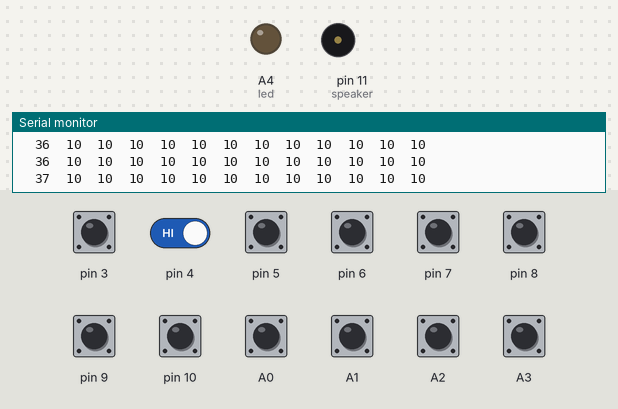
Bench run of a sketch on a simulated Arduino Uno, built with avr-gcc and run on an emulated ATmega328P. Shown: output pins drawn as LEDs (lit = HIGH), buzzer (waves = sounding), the last lines printed to the serial monitor. Inputs (shaded band) come from the test bench; at power-on: A0–3, pin 3–10 HIGH.

Above: at 1.2 s.
1.3 s: pin 3 pulled LOW for 0.15 s
At 1.45 s:
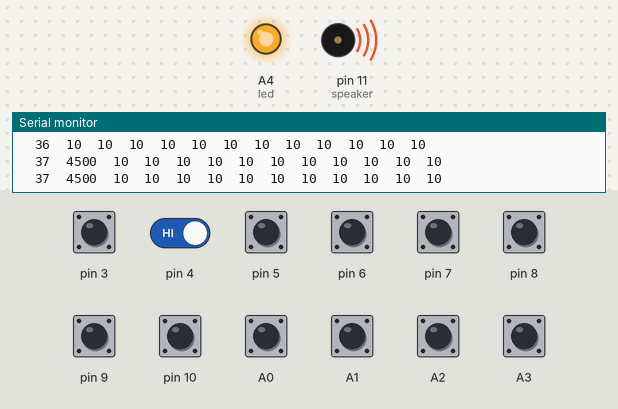
3.0 s: pin 3 driven LOW and pin 4 driven LOW
At 4.0 s:
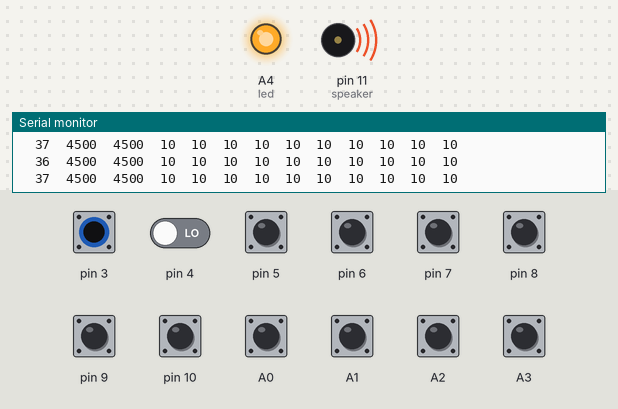
6.0 s: pin 3 driven HIGH
9.0 s: pin 4 driven HIGH
At 9.9 s:
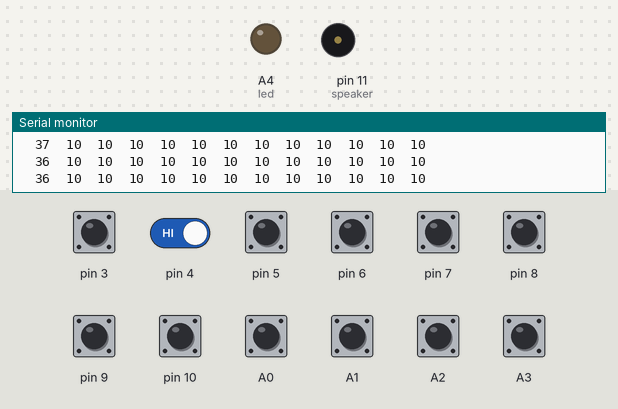
12.0 s: pin 3 driven LOW
At 12.9 s:
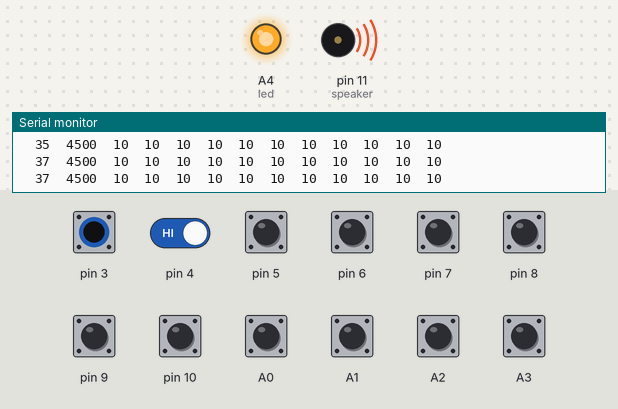
15.0 s: pin 5 pulled LOW for 1 s
At 15.6 s:
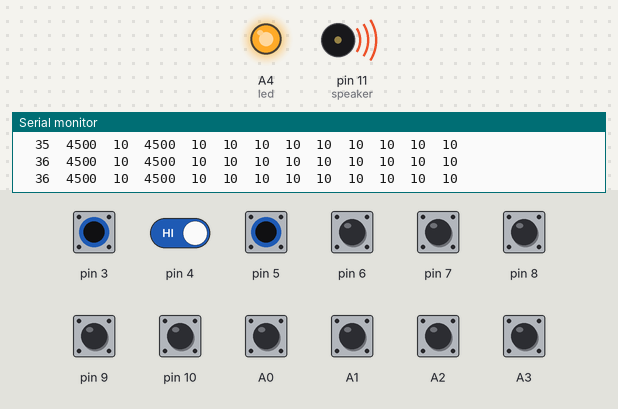
Timing chart, 0 to 18.0 s (numbered marks = the images above; inputs shaded):
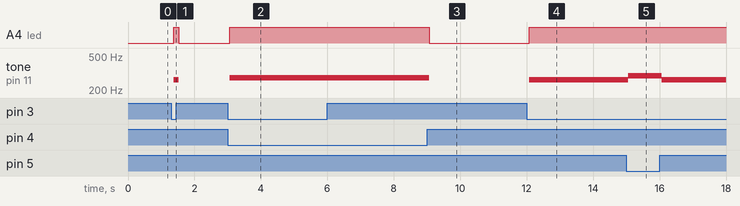

Measured:
- after the input at 1.3 s, A4 (led): LOW → HIGH after 0.08 s, → LOW 0.14 s later; tone on pin 11 (speaker): silent → 262 Hz after 0.08 s, → silent 0.14 s later
- after the input at 3.0 s, A4 (led): LOW → HIGH after 0.06 s; tone on pin 11 (speaker): silent → 277 Hz after 0.06 s
- after the input at 9.0 s, A4 (led): HIGH → LOW after 0.06 s; tone on pin 11 (speaker): 277 Hz → silent after 0.06 s
- after the input at 12.0 s, A4 (led): LOW → HIGH after 0.08 s; tone on pin 11 (speaker): silent → 262 Hz after 0.08 s
- after the input at 15.0 s, tone on pin 11 (speaker): 262 Hz → 294 Hz after 0.05 s, → 262 Hz 1.0 s later

The sketch:

piano.ino
```cpp
// Import the CapacitiveSensor Library.
#include <CapacitiveSensor.h>


#define speaker 11
#define NOTE_B0  31
#define NOTE_C1  33
#define NOTE_CS1 35
#define NOTE_D1  37
#define NOTE_DS1 39
#define NOTE_E1  41
#define NOTE_F1  44
#define NOTE_FS1 46
#define NOTE_G1  49
#define NOTE_GS1 52
#define NOTE_A1  55
#define NOTE_AS1 58
#define NOTE_B1  62
#define NOTE_C2  65
#define NOTE_CS2 69
#define NOTE_D2  73
#define NOTE_DS2 78
#define NOTE_E2  82
#define NOTE_F2  87
#define NOTE_FS2 93
#define NOTE_G2  98
#define NOTE_GS2 104
#define NOTE_A2  110
#define NOTE_AS2 117
#define NOTE_B2  123
#define NOTE_C3  131
#define NOTE_CS3 139
#define NOTE_D3  147
#define NOTE_DS3 156
#define NOTE_E3  165
#define NOTE_F3  175
#define NOTE_FS3 185
#define NOTE_G3  196
#define NOTE_GS3 208
#define NOTE_A3  220
#define NOTE_AS3 233
#define NOTE_B3  247
#define NOTE_C4  262
#define NOTE_CS4 277
#define NOTE_D4  294
#define NOTE_DS4 311
#define NOTE_E4  330
#define NOTE_F4  349
#define NOTE_FS4 370
#define NOTE_G4  392
#define NOTE_GS4 415
#define NOTE_A4  440
#define NOTE_AS4 466
#define NOTE_B4  494
#define NOTE_C5  523
#define NOTE_CS5 554
#define NOTE_D5  587
#define NOTE_DS5 622
#define NOTE_E5  659
#define NOTE_F5  698
#define NOTE_FS5 740
#define NOTE_G5  784
#define NOTE_GS5 831
#define NOTE_A5  880
#define NOTE_AS5 932
#define NOTE_B5  988
#define NOTE_C6  1047
#define NOTE_CS6 1109
#define NOTE_D6  1175
#define NOTE_DS6 1245
#define NOTE_E6  1319
#define NOTE_F6  1397
#define NOTE_FS6 1480
#define NOTE_G6  1568
#define NOTE_GS6 1661
#define NOTE_A6  1760
#define NOTE_AS6 1865
#define NOTE_B6  1976
#define NOTE_C7  2093
#define NOTE_CS7 2217
#define NOTE_D7  2349
#define NOTE_DS7 2489
#define NOTE_E7  2637
#define NOTE_F7  2794
#define NOTE_FS7 2960
#define NOTE_G7  3136
#define NOTE_GS7 3322
#define NOTE_A7  3520
#define NOTE_AS7 3729
#define NOTE_B7  3951
#define NOTE_C8  4186
#define NOTE_CS8 4435
#define NOTE_D8  4699
#define NOTE_DS8 4978

int melody[] = {
  NOTE_D4, NOTE_D4, NOTE_D5, 0, NOTE_A4, 0, 0, NOTE_GS4, 0,
  NOTE_G4, 0, NOTE_F4, 0, NOTE_D4, NOTE_F4,
  NOTE_G4,
  NOTE_C4, NOTE_C4, NOTE_D4, 0, NOTE_A4, 0, 0, NOTE_GS4, 0, NOTE_G4,
  0, NOTE_F4, 0, NOTE_D4, NOTE_F4, NOTE_G4,
  NOTE_B4, NOTE_B4, NOTE_D4, 0, NOTE_A4, 0, 0, NOTE_GS4, 0, NOTE_G4, 0, NOTE_F4, 0, NOTE_D4, NOTE_F4, NOTE_G4,
  NOTE_AS4, NOTE_AS4, NOTE_D4, 0, NOTE_A4, 0, 0, NOTE_GS4, 0, NOTE_G4, 0, NOTE_F4, 0, NOTE_D4, NOTE_F4, NOTE_G4,
};

int tempo[] = {
  16, 16, 16, 16, 16, 16, 16, 16, 16,
  16, 16, 16, 16, 16, 16,
  16, 16,
  16, 16, 16, 16, 16, 16, 16, 16, 16, 16,
  16, 16, 16, 16, 16, 16,
  16, 16, 16, 16, 16, 16, 16, 16, 16, 16, 16, 16, 16, 16, 16, 16,
  16, 16, 16, 16, 16, 16, 16, 16, 16, 16, 16, 16, 16, 16, 16, 16,
};

// Set the Send Pin & Receive Pin.
CapacitiveSensor   cs_2_3 = CapacitiveSensor(2,3);
CapacitiveSensor   cs_2_4 = CapacitiveSensor(2,4);
CapacitiveSensor   cs_2_5 = CapacitiveSensor(2,5);
CapacitiveSensor   cs_2_6 = CapacitiveSensor(2,6);
CapacitiveSensor   cs_2_7 = CapacitiveSensor(2,7);
CapacitiveSensor   cs_2_8 = CapacitiveSensor(2,8);
CapacitiveSensor   cs_2_9 = CapacitiveSensor(2,9);
CapacitiveSensor   cs_2_10 = CapacitiveSensor(2,10);
CapacitiveSensor   cs_2_A0 = CapacitiveSensor(2,A0);
CapacitiveSensor   cs_2_A1 = CapacitiveSensor(2,A1);
CapacitiveSensor   cs_2_A2 = CapacitiveSensor(2,A2);
CapacitiveSensor   cs_2_A3 = CapacitiveSensor(2,A3);
int led = A4;

void setup()
{
  cs_2_6.set_CS_AutocaL_Millis(0xFFFFFFFF);     // turn off autocalibrate on channel 1 - just as an example
  pinMode(led, OUTPUT);
  pinMode(11, OUTPUT);
  // Arduino start communicate with computer.
  Serial.begin(9600);
}


int song = 0;

void sing(int s) {
  song = s;
  if (song == 1) {
    Serial.println(" 'Megalovania' ");
    int size = sizeof(melody) / sizeof(int);
    for (int thisNote = 0; thisNote < size; thisNote++) {
      int noteDuration = 1000 / tempo[thisNote];

      buzz(speaker, melody[thisNote], noteDuration);

      int pauseBetweenNotes = noteDuration * 1.30;
      delay(pauseBetweenNotes);

      buzz(speaker, 0, noteDuration);

    }
  }
}

void buzz(int targetPin, long frequency, long length) {
  long delayValue = 1000000 / frequency / 2; // calculate the delay value between transitions
  //// 1 second's worth of microseconds, divided by the frequency, then split in half since
  //// there are two phases to each cycle
  long numCycles = frequency * length / 1000; // calculate the number of cycles for proper timing
  //// multiply frequency, which is really cycles per second, by the number of seconds to
  //// get the total number of cycles to produce
  for (long i = 0; i < numCycles; i++) { // for the calculated length of time...
    digitalWrite(targetPin, HIGH); // write the buzzer pin high to push out the diaphram
    delayMicroseconds(delayValue); // wait for the calculated delay value
    digitalWrite(targetPin, LOW); // write the buzzer pin low to pull back the diaphram
    delayMicroseconds(delayValue); // wait again or the calculated delay value
  }
}


void loop()
{

sing(0);

  // Set a timer.
  long start = millis();

  // Set the sensitivity of the sensors.
  long total1 =  cs_2_3.capacitiveSensor(30);
  long total2 =  cs_2_4.capacitiveSensor(30);
  long total3 =  cs_2_5.capacitiveSensor(30);
  long total4 =  cs_2_6.capacitiveSensor(30);
  long total5 =  cs_2_7.capacitiveSensor(30);
  long total6 =  cs_2_8.capacitiveSensor(30);
  long total7 =  cs_2_9.capacitiveSensor(30);
  long total8 =  cs_2_10.capacitiveSensor(30);
  long total9 =  cs_2_A0.capacitiveSensor(30);
  long tota20 =  cs_2_A1.capacitiveSensor(30);
  long tota21 =  cs_2_A2.capacitiveSensor(30);
  long tota22 =  cs_2_A3.capacitiveSensor(30);

  Serial.print(millis() - start);        // check on performance in milliseconds
  Serial.print("\t");                    // tab character for debug windown spacing

  Serial.print(total1);                  // print sensor output 1
  Serial.print("\t");                    // Leave some space before print the next output
  Serial.print(total2);                  // print sensor output 2
  Serial.print("\t");                    // Leave some space before print the next output
  Serial.print(total3);                  // print sensor output 3
  Serial.print("\t");                    // Leave some space before print the next output
  Serial.print(total4);                  // print sensor output 4
  Serial.print("\t");                    // Leave some space before print the next output
  Serial.print(total5);                  // print sensor output 5
  Serial.print("\t");                    // Leave some space before print the next output
  Serial.print(total6);                  // print sensor output 6
  Serial.print("\t");                    // Leave some space before print the next output
  Serial.print(total7);                   // print sensor output 7
  Serial.print("\t");
  Serial.print(total8);                 // print sensor output 8
  Serial.print("\t");                     // "println" - "ln" represent as "line", system will jump to next line after print the output.
  Serial.print(total9);
  Serial.print("\t");
  Serial.print(tota20);
  Serial.print("\t");
  Serial.print(tota21);
  Serial.print("\t");

  Serial.println(tota22);
  Serial.print("\t");

  // When hand is touched the sensor, the speaker will produce a tone.
  // I set a threshold for it, so that the sensor won't be too sensitive.
  // you can see https://www.arduino.cc/en/Tutorial/toneMelody if you want to change frequency

  //if (total1 > 500 & total2 > 500)
  //{
  //  sing(1);
  //}

  if (total1 > 500)
  {
    tone(speaker,NOTE_C4);
    digitalWrite(led, HIGH);
  }
  if (total2 > 500)
  {
    tone(speaker,NOTE_CS4);
    digitalWrite(led, HIGH);
  }
  if (total3 > 500)
  {
    tone(speaker,NOTE_D4);
    digitalWrite(led, HIGH);
  }
  if (total4 > 500)
  {
    tone(speaker,NOTE_DS4);
    digitalWrite(led, HIGH);
  }
  if (total5 > 500)
  {
    tone(speaker,NOTE_E4);
    digitalWrite(led, HIGH);
  }
  if (total6 > 500)
  {
    tone(speaker,NOTE_F4);
    digitalWrite(led, HIGH);
  }
  if (total7 > 500)
  {
    tone(speaker,NOTE_FS4);
    digitalWrite(led, HIGH);
  }
  if (total8 > 500)
  {
    tone(speaker,NOTE_G4);
    digitalWrite(led, HIGH);
  }
  if (total9 > 500)
  {
    tone(speaker,NOTE_GS4);
    digitalWrite(led, HIGH);
  }
  if (tota20 > 500)
  {
    tone(speaker,NOTE_A4);
    digitalWrite(led, HIGH);
  }
  if (tota21 > 500)
  {
    tone(speaker,NOTE_AS4);
    digitalWrite(led, HIGH);
  }
  if (tota22 > 500)
  {
    tone(speaker,NOTE_B4);
    digitalWrite(led, HIGH);
  }

  // When hand didn't touch on it, no tone is produced.
  if (total1<=500  &  total2<=500  &  total3<=500 & total4<=500  &  total5<=500  &  total6<=500 &  total7<=500 & total8<=500 & total9<=500 & tota20<=500 &  tota21<=500 & tota22<=500)
    {
      digitalWrite(led, LOW);
      noTone(speaker);
    }

  delay(10);                             // arbitrary delay to limit data to serial port
}
```
